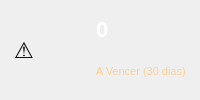
        <widget class="QFrame" name="cardAVencer">
         <property name="styleSheet">
          <string notr="true">QFrame#cardAVencer{background:qlineargradient(x1:0,y1:0,x2:0,y2:1,stop:0 #f0a030,stop:1 #c07810);border-radius:6px;}</string>
         </property>
         <layout class="QHBoxLayout" name="cardAVencerHL">
          <property name="leftMargin">
           <number>14</number>
          </property>
          <property name="topMargin">
           <number>8</number>
          </property>
          <property name="rightMargin">
           <number>14</number>
          </property>
          <property name="bottomMargin">
           <number>8</number>
          </property>
          <item>
           <widget class="QLabel" name="lblIconAVencer">
            <property name="styleSheet">
             <string notr="true">font-size:22px;</string>
            </property>
            <property name="text">
             <string>⚠</string>
            </property>
           </widget>
          </item>
          <item>
           <layout class="QVBoxLayout">
            <property name="spacing">
             <number>0</number>
            </property>
            <item>
             <widget class="QLabel" name="lblAVencerValor">
              <property name="styleSheet">
               <string notr="true">font-size:22px;font-weight:bold;color:white;</string>
              </property>
              <property name="text">
               <string>0</string>
              </property>
             </widget>
            </item>
            <item>
             <widget class="QLabel" name="lblAVencerLabel">
              <property name="styleSheet">
               <string notr="true">font-size:11px;color:#ffd090;</string>
              </property>
              <property name="text">
               <string>A Vencer (30 dias)</string>
              </property>
             </widget>
            </item>
           </layout>
          </item>
         </layout>
        </widget>
